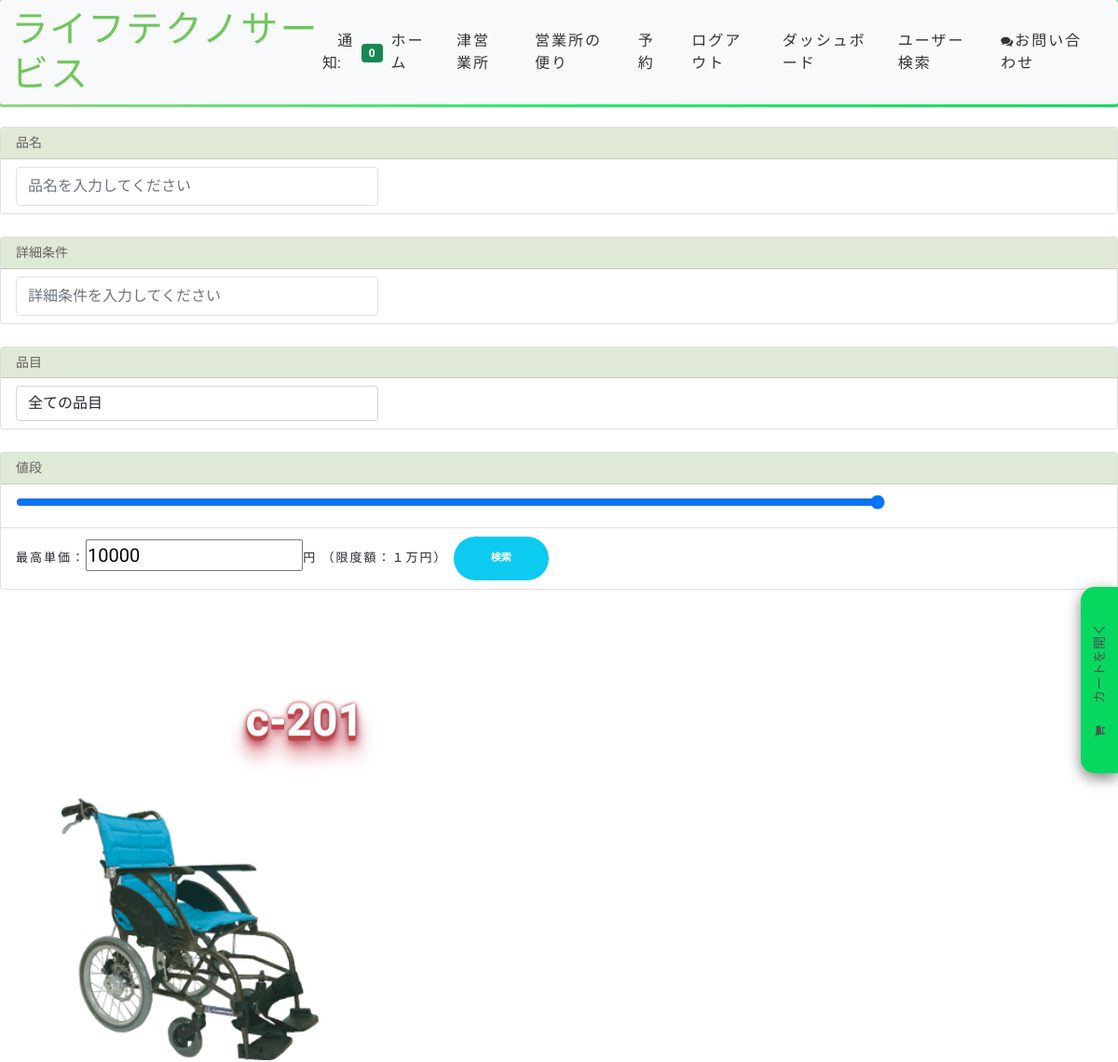
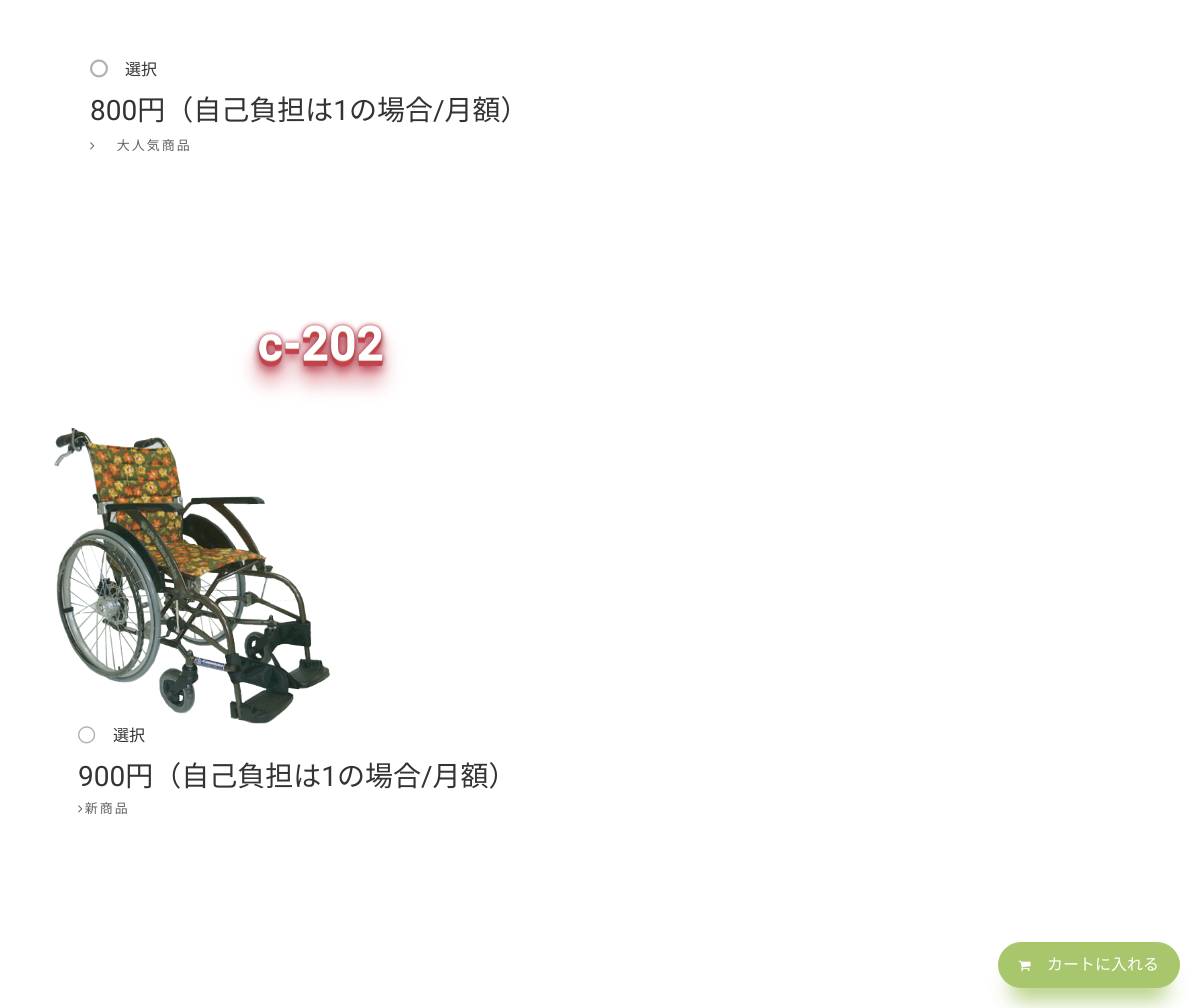
The app's page /order/ (signed in), older data (2 pictures, top to bottom).
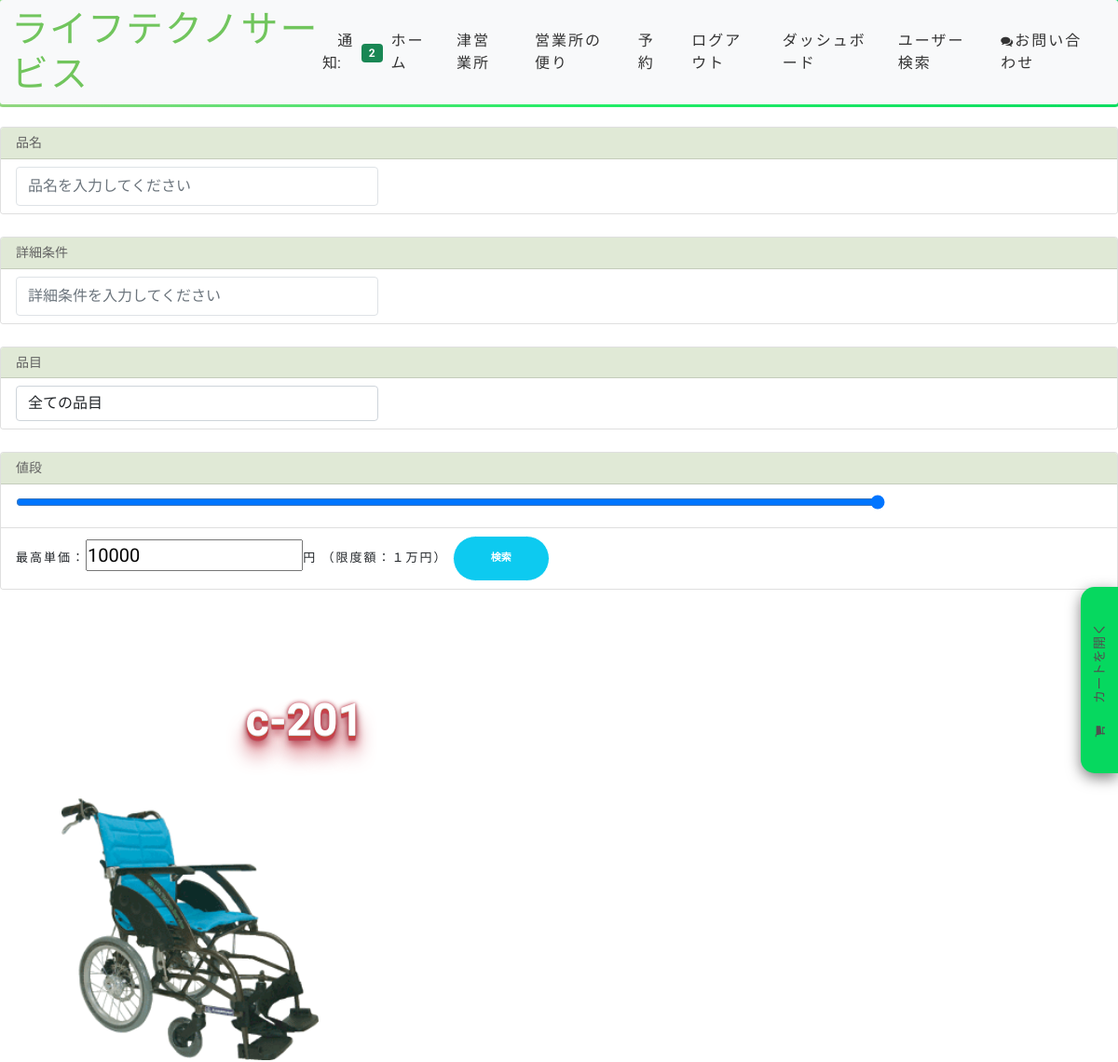
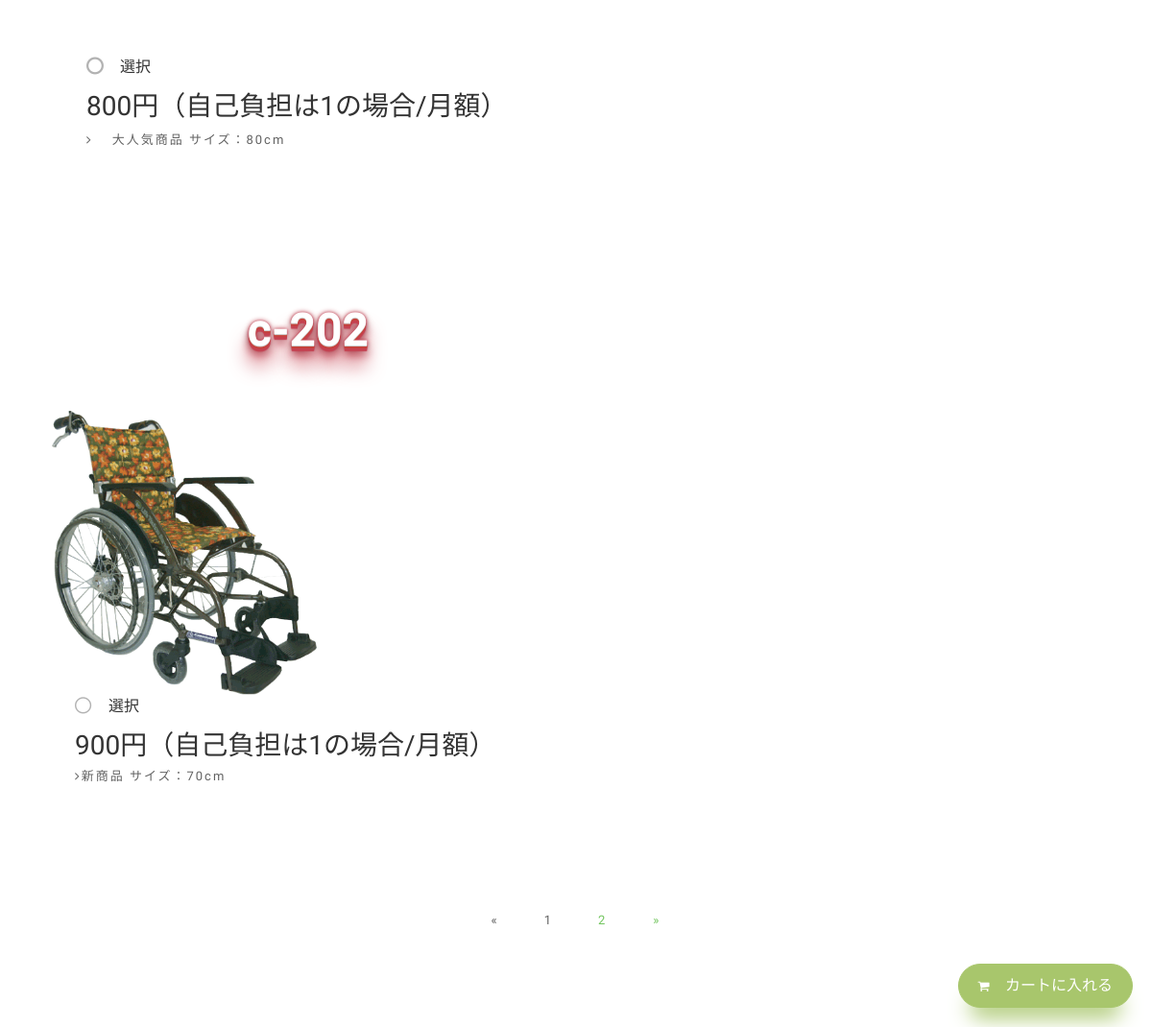
The same page, newer data (2 pictures, top to bottom).
### customer/models.py (models this page shows, shortened)
class MenuItem(models.Model):
    name = models.CharField(max_length=100)
    description = models.TextField()
    image = models.ImageField(upload_to='menu_images/', blank=True)
    price = models.IntegerField()
    category = models.ManyToManyField('Category', related_name='item')

### customer/views.py (the view, shortened to what this page needs)
# urls.py: path('', Order.as_view(), name='order'),
class Order(View):
    def get(self, request, *args, **kwargs):
        items_list = MenuItem.objects.all()
        categories = Category.objects.all()
        if request.user.is_authenticated:
            unorders = OrderItem.objects.filter(user=request.user, ordered=False)
        else:
            unorders = None
        name = request.GET.get('name')
        detail = request.GET.get('detail')
        category = request.GET.get('category')
        maxPrice = request.GET.get('maxPrice')
        if name != ' ' and name is not None:
            items_list = items_list.filter(name__icontains=name)
        if detail != ' ' and detail is not None:
            items_list = items_list.filter(description__icontains=detail)
        if maxPrice != ' ' and maxPrice is not None:
            items_list = items_list.filter(price__range=(0, maxPrice))
        if category != ' ' and category is not None and category != '全ての品目':
            items_list = items_list.filter(category__name__icontains=category)
        price = 0
        for item in unorders:
            price += item.get_total_item_price
        page = request.GET.get('page', 1)
        paginator = Paginator(items_list, 2)
        items = paginator.page(page)
        context = {
            'unorders': unorders,
            'price': price,
            'items':items,
            'categories':categories
        }
        return render(request, 'customer/order.html', context)

### customer/models.py (called while the page is built)
    def __str__(self):
        return self.name

### home/templatetags/custom_tags.py (called while the page is built)
@register.inclusion_tag('show_notifications.html', takes_context=True)
def show_notifications(context):
    request_user = context['request'].user
    notifications = Notification.objects.filter(to_user=request_user).exclude(user_has_seen=True).order_by('-date')
    return {'notifications': notifications}

### customer/templates/customer/order.html (shortened to what this page needs)
{% extends 'base.html' %}
{% load static %}
{% block content %}
<br>
<form method="GET">
  <div class="card mb-4">
    <h5 class="card-header" style="background-color: #E0E9D6;">品名</h5>
      <div class="list-group list-group-flush">
        <li class="list-group-item">
            <div class="form-group col-md-4">
              <input class="form-control py-2 border-right-0 border" type="search" name="name" placeholder="品名を入力してください">
            </div>
        </li>
      </div>
  </div>
  <div class="card mb-4">
    <h5 class="card-header" style="background-color: #E0E9D6;">詳細条件</h5>
      <div class="list-group list-group-flush">
        <li class="list-group-item">
            <div class="form-group col-md-4">
              <input class="form-control py-2 border-right-0 border" type="search" name="detail" placeholder="詳細条件を入力してください">
            </div>
        </li>
      </div>
  </div>
  <div class="card mb-4">
    <h5 class="card-header" style="background-color: #E0E9D6;">品目</h5>
      <div class="list-group list-group-flush">
        <li class="list-group-item">
            <div class="form-group col-md-4">
              <select name="category" id="category" class="form-control">
                <option selected>全ての品目</option>
              </select>
            </div>
        </li>
      </div>
  </div>
  <div class="card mb-4">
    <h5 class="card-header" style="background-color: #E0E9D6;">値段</h5>
        <div class="list-group list-group-flush">
          <li class="list-group-item">
            <input type="range" value="10000"　id="rangeInput" oninput="maxPrice.value=this.value"　min="0" max="10000" style="width:80%">
          </li>
          <li class="list-group-item">
            最高単価：<input type="number" value="10000" style="width:20%; font-size:20px;" onkeyup="rangeInput.value=this.value" id="maxPrice" name="maxPrice" min="0" max="10000">円
            （限度額：１万円）
            <button id="priceFilterBtn" class="btn btn-info btn-sm">検索</button>
          </li>
        </div>
  </div>
</form>
<div id="slideOut" style="z-index: 2;">
  <div class="slideOutTab">
    <div>
      <p><i style="width:30px;" class="fa fa-shopping-cart" aria-hidden="true"></i>&emsp;カートを開く</p>
    </div>
  </div>
</div>
{% if items %}
<div class="container mb-5">
    <div class="row justify-content-center mt-1">
        <form method="POST">
            <section id="about-us" class="about-us padd-section">
                {% for item in items %}
                <div class="container" data-aos="fade-up">
                    <div class="row">
                        <div class="col-md-6 col-sm-12">
                            <div class="row">
                                <div class="hit-the-floor pb-5">{{ item.name }}</div>
                                    {% if item.image %}
                                    <img class="rounded center-block" src="{{ item.image.url }}" style="width: 300px;"/>
                                    {% endif %}
                                    <div class="about-content" data-aos="fade-left" data-aos-delay="100">
                                        <div class="form-group form-check">
                                            <label class="checkbox-wrap form-check-label">選択
						                    </label>
                                            <h3>{{ item.price }}円（自己負担は1の場合/月額）</h3>
                                            <ul class="list-unstyled">
                                            <li><i class="fa fa-angle-right"></i>{{ item.description }}</li>
                                            </ul>
                                        </div>
                                        <br><br>
                                    </div>
                                </div>
                            </div>
                        </div>
                    </div>
                </div>
                {% endfor %}
{% endif %}
{% if items.has_other_pages %}
  <ul class="pagination justify-content-center">
    {% if items.has_previous %}
      <li class="m-2"><a class="p-3" href="?page={{ items.previous_page_number }}">&laquo;</a></li>
    {% else %}
      <li class="m-2 disabled"><span class="p-3">&laquo;</span></li>
    {% endif %}
    {% for i in items.paginator.page_range %}
      {% if items.number == i %}
        <li class="m-2 active"><span class="p-3">{{ i }} <span class="sr-only">(current)</span></span></li>
      {% else %}
        <li class="m-2"><a class="p-3" href="?page={{ i }}">{{ i }}</a></li>
      {% endif %}
    {% endfor %}
    {% if items.has_next %}
      <li class="m-2"><a class="p-3" href="?page={{ items.next_page_number }}">&raquo;</a></li>
    {% else %}
      <li class="m-2 disabled"><span>&raquo;</span></li>
    {% endif %}
  </ul>
{% endif %}
<br><br><br>
{% if user.is_authenticated %}
<button type="submit" class="floating-btn"><i class="fa fa-shopping-cart" aria-hidden="true"></i>&emsp;カートに入れる</button>
{% else %}
<a href="{% url 'login' %}" class="floating-btn">ログインして予約</a>
{% endif %}
{% endblock content %}

### home/templates/base.html (shortened to what this page needs)
{% load static %}
{% load custom_tags %}
<!doctype html>
<html>
  <head>
    <link href="https://cdn.jsdelivr.net/npm/bootstrap@5.0.0-beta3/dist/css/bootstrap.min.css" rel="stylesheet">
    <link rel="stylesheet" href="https://cdnjs.cloudflare.com/ajax/libs/font-awesome/4.7.0/css/font-awesome.min.css">
  <link href="https://vjs.zencdn.net/7.11.4/video-js.css" rel="stylesheet" />
  <link href="{% static 'assets/vendor/aos/aos.css'%}" rel="stylesheet">
  <link href="{% static 'assets/vendor/bootstrap/css/bootstrap.min.css'%}" rel="stylesheet">
  <link href="{% static 'assets/vendor/bootstrap-icons/bootstrap-icons.css'%}" rel="stylesheet">
  <link href="{% static 'assets/vendor/glightbox/css/glightbox.min.css'%}" rel="stylesheet">
  <link href="{% static 'assets/vendor/swiper/swiper-bundle.min.css'%}" rel="stylesheet">
  <link rel="stylesheet" href="https://cdnjs.cloudflare.com/ajax/libs/font-awesome/4.7.0/css/font-awesome.min.css">
  <link href="{% static 'style.css'%}" rel="stylesheet">
  </head>
  <body>
  <nav class="navbar navbar-expand-lg navbar-light bg-light gradient-border">
    <div class="container-fluid">
      <h1><a href="{% url 'home' %}"><span>ライフ</span>テクノサービス</a></h1>&emsp;通知:
          {% if user.is_authenticated %}
            {% show_notifications %}
          {% endif %}
      <div class="collapse navbar-collapse" id="navbarNavAltMarkup">
        <div class="navbar-nav">
          <div class="nav-link inbox-icon-container">
            <a class="inbox-icon" href="{% url 'home' %}">ホーム</a>
          </div>
          <div class="nav-link inbox-icon-container">
            <a class="inbox-icon" href="{% url 'about' %}">津営業所</a>
          </div>
          <div class="nav-link inbox-icon-container">
          <a class="inbox-icon" href="{% url 'post' %}">営業所の便り</a>
          </div>
          <div class="nav-link inbox-icon-container">
          <a class="inbox-icon" href="{% url 'order' %}">予約</a>
          </div>
          {% if user.is_authenticated %}
          <div class="nav-link inbox-icon-container">
          <a class="inbox-icon" href="{% url 'logout' %}">ログアウト</a>
          </div>
            {% if user.is_staff %}
          <div class="nav-link inbox-icon-container">
            <a class="inbox-icon" href="{% url 'dashboard' %}">ダッシュボード</a>
          </div>
          <div class="nav-link inbox-icon-container">
            <a class="inbox-icon" href="{% url 'search' %}">ユーザー検索</a>
          </div>
            {% endif %}
          {% endif %}
          <div class="nav-link inbox-icon-container">
            <a href="{% url 'inbox'%}" class="inbox-icon"><i class="fa fa-comments" aria-hidden="true"></i>お問い合わせ</a>
          </div>
        </div>
      </div>
    </div>
  </nav>
    {% block content %}
    {% endblock content %}
  </body>
</html>

### home/templates/show_notifications.html (shortened to what this page needs)
<div class="dropdown">
	<span class="badge bg-success notification-badge" onclick="showNotifications()">{{ notifications.count }}</span>
	</div>

### home/static/style.css (style rules this page uses)
.hit-the-floor { color: white; font-size: 3em; font-weight: bold; text-shadow: 0 1px 0 #ccc, 0 2px 0 rgb(197,66,55), 0 3px 0 rgb(197,66,66), 0 4px 0 rgb(197,66,77), 0 5px 0 rgb(197,66,82), 0 6px 1px rgb(197,66,82), 0 0 5px rgb(197,66,82), 0 1px 3px rgb(197,66,92), 0 3px 5px rgba(0,0,0,.2), 0 5px 10px rgba(0,0,0,.25), 0 10px 10px rgb(197,67,82), 0 20px 20px rgb(197,68,82); }
.hit-the-floor { text-align: center; }
body { background-color: #fff; color: #333; font-family: "Kosugi Maru", sans-serif; }
h1, h2, h3, h4, h5, h6 { margin: 0; }
h5 { color: #626262; font-size: 14px; font-weight: 500; }
a { letter-spacing: 2px; text-decoration: none; color: #71c55d; }
ul { letter-spacing: 1px; }
li { color: #626262; font-size: 13px; font-weight: 400; letter-spacing: 2px; line-height: 30px; text-transform: capitalize; }
p { color: #505050; font-size: 14px; font-weight: 300; letter-spacing: 0.5px; line-height: 2; margin-bottom: 20px; }
span { letter-spacing: 1px; }
.btn { border: 1px solid #fff; border-radius: 50px; color: #fff; font-size: 11px; font-weight: 600; padding: 15px 40px; text-transform: uppercase; transition: all 0.5s ease-in-out 0s; }
.fa { font-size: 13px; }
section { overflow: hidden; }
.padd-section { padding-bottom: 80px; padding-top: 80px; }
#about-us img { max-width: 100%; }
#about-us .about-content { padding-top: 60px; }
#about-us .about-content ul li { line-height: 36px; }
#about-us .about-content ul li .fa { padding-right: 20px; }
.notification-badge { transition: 0.3s; }
.dropdown { position: relative; display: inline-block; }

### home/templates/base.html (style rules this page uses)
*, html { margin:0; padding:0; }
body { font-family: 'Kosugi Maru', sans-serif; }
.notification-badge { transition: 0.3s; }
.dropdown { position: relative; display: inline-block; }
.inbox-icon-container { margin-right: 15px; }
.inbox-icon { color: #333; transition: 0.5s; }
.gradient-border { --borderWidth: 3px; background: #1D1F20; position: relative; border-radius: var(--borderWidth); }
.gradient-border:after { content: ''; position: absolute; top: calc(-1 * var(--borderWidth)); left: calc(-1 * var(--borderWidth)); height: calc(100% + var(--borderWidth) * 2); width: calc(100% + var(--borderWidth) * 2); background: linear-gradient(60deg, #ACD185, #2e6, #06D85F, #1098ad, #07b39b, #6fba82); border-radius: calc(2 * var(--borderWidth)); z-index: -1; animation: animatedgradient 3s ease alternate infinite; background-size: 300% 300%; }

### customer/templates/customer/order.html (style rules this page uses)
.checkbox-wrap { position: relative; padding-left: 35px; margin-bottom: 12px; cursor: pointer; font-size: 16px; -webkit-user-select: none; -moz-user-select: none; -ms-user-select: none; user-select: none; }
.floating-btn { border-radius: 26.5px; background-color: #a8c66c; border: 1px solid #a8c66c; box-shadow: 0 22px 22px -12px #a8c66c; color: #fff; cursor: pointer; font-size: 16px; line-height: 20px; padding: 12px 20px; position: fixed; bottom: 20px; right: 20px; z-index: 999; }
#slideOut { position: fixed; width: 400px; height: 800px; top: 380px; right: -400px; transition-property: all; transition-duration: .5s; transition-timing-function: cubic-bezier(0, 1, 0.5, 1); }
.slideOutTab { margin-top: 250px; position: absolute; left: -40px; height: 200px; width: 40px; -webkit-box-shadow: 0 5px 15px rgba(0, 0, 0, .5); box-shadow: 0 5px 15px rgba(0, 0, 0, .5); background: #06D85F; border-radius: 15px 0px 0px 15px }
.slideOutTab div { text-align: center; position: relative; right: 70px; top: 90px; background: #06D85F; width: 180px; -webkit-transform: rotate(270deg); -moz-transform: rotate(270deg); -o-transform: rotate(270deg); writing-mode: lr-tb; }
section { height: 100%; width: 100%; }
section { display: table; width: 100%; height: 100%; }

Row changes from the older to the newer data that the page shows:
changed MenuItem: description "大人気商品" → "大人気商品 サイズ：80cm"
changed MenuItem: description "新商品" → "新商品 サイズ：70cm"
Text that changed along with them:
{{ notifications.count }}: "0" → "2"
new list line: "1"
new list line: "2"
